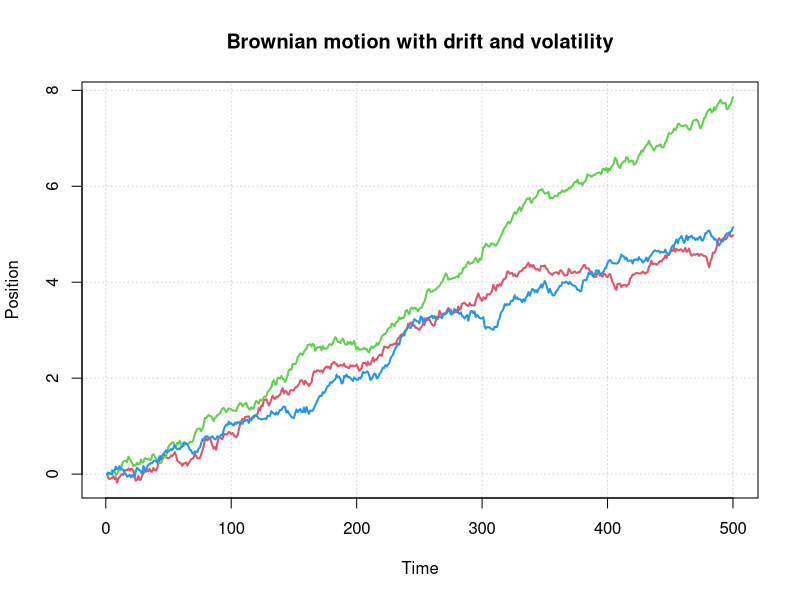

Here is the R script that generated this plot:
#simulating Brownian motion with drift and volatility
#specifying parameters
mu <- 1.3
sigma <- 0.5

#defining Brownian motion as matrix
BM <- matrix(NA, nrow=500, ncol=3)

#specifying seed
set.seed(8463302)

#simulating  trajectories
for (j in 1:3) {
  BM[1,j] <- 0

  for (i in 2:500) {
    BM[i,j] <- mu*0.01+BM[i-1,j] + sigma*sqrt(0.01)*rnorm(1)
  }
}

#plotting trajectories
matplot(BM, type="l", main="Brownian motion with drift and volatility", lty=1,
        lwd=2, col=2:4, ylim=c(range(BM)), xlab="Time", ylab="Position",
        panel.first=grid())

